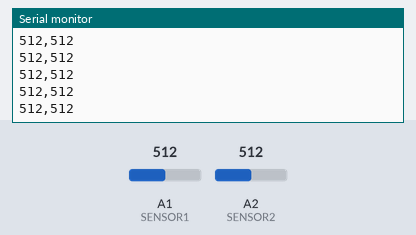
The sketch below on a simulated Arduino Uno, built with avr-gcc and run on an emulated ATmega328P. Shown: the last lines printed to the serial monitor. Inputs (shaded band) come from the test bench; at power-on: A1 (SENSOR1) = 512, A2 (SENSOR2) = 512.

Above: at 1.2 s.
1.3 s: A1 (SENSOR1) set to 716
At 1.31 s:
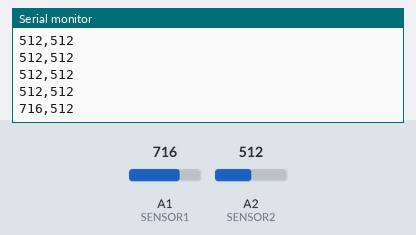
2.8 s: A2 (SENSOR2) set to 716
At 2.82 s:
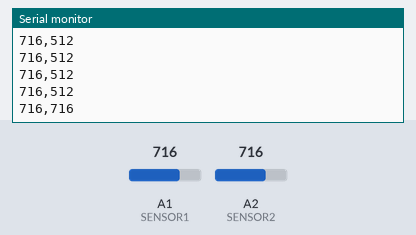
4.3 s: A1 (SENSOR1) set to 900
At 4.33 s:
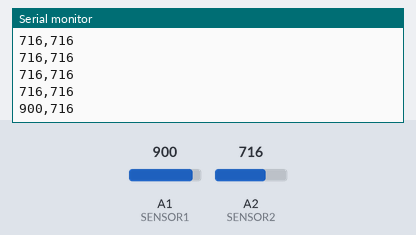
5.8 s: A2 (SENSOR2) set to 900
At 5.84 s:
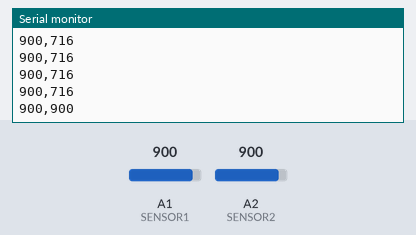
Timing chart, 0 to 8.3 s (numbered marks = the images above; inputs shaded):
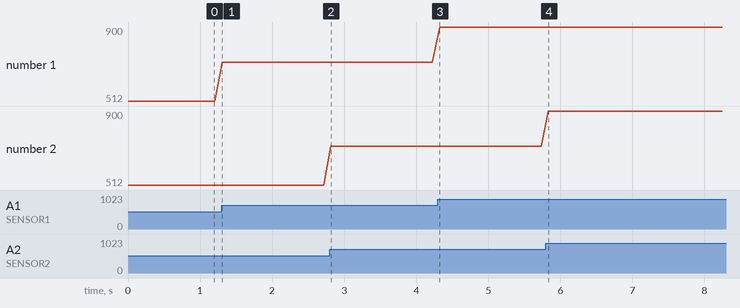

Measured:
- after the input at 1.3 s, the serial monitor: prints a new line at once (image 1)
- after the input at 2.8 s, the serial monitor: prints a new line at once (image 2)
- after the input at 4.3 s, the serial monitor: prints a new line at once (image 3)
- after the input at 5.8 s, the serial monitor: prints a new line at once (image 4)
- plotted number 1: 512 → 716 after the input at 1.3 s, 716 → 900 after the input at 4.3 s

The sketch:

Sensor_de_proximidad_SHARP_GP2Y0A21YK.ino
```cpp
/*

   SENSOR DE PROXIMIDAD SHARP GP2Y0A21YK

*/

#define SENSOR1 1
#define SENSOR2 2

int sensorVal1 =  0;
int sensorVal2 =  0;

void setup()
{
  Serial.begin(115200);
  pinMode(SENSOR1, INPUT);
  pinMode(SENSOR2, INPUT);
}

void loop()
{
  /*
  sensorVal1  =  analogRead(SENSOR1);
  sensorVal2  =  analogRead(SENSOR2);

  Serial.print("Sensor 1: "+sensorVal1);
  Serial.print("\t");
  Serial.print("Sensor 2: "+sensorVal2);
  Serial.println();
  */

  Serial.print(analogRead(SENSOR1));
  Serial.print(",");
  Serial.print(analogRead(SENSOR2));
  Serial.println();

  delay(100);
}
```
